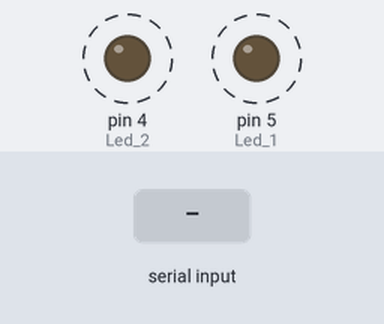
Recording of a sketch running on a simulated Arduino Uno, built with avr-gcc and run on an emulated ATmega328P. On the bench: output pins drawn as LEDs (lit = HIGH). Dashed ring = blinking. The inputs (shaded band) are chosen by the test bench.

Above: at 1.06 s.
1.3 s: "F90\n" received over the second serial link
At 1.63 s:
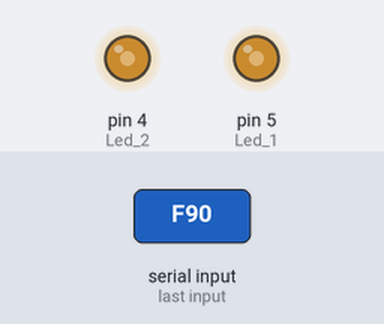
Timing chart, 0 to 10.3 s (numbered marks = the images above; inputs shaded):
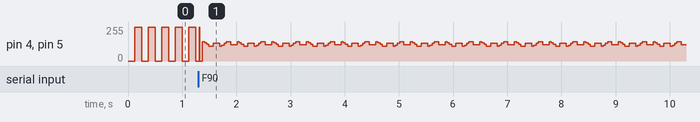

The sketch:

Bluetooth_ESP32.ino
```cpp
#include <SoftwareSerial.h>

// Configuración del módulo Bluetooth y pines de los LEDs
SoftwareSerial BT(0, 1); // GPIO 3 RX, GPIO 1 TX para ESP8266.
byte Led_1 = 5; // D1
byte Led_2 = 4; // D2

// Variables para el control de la señal Bluetooth y temporización
String dataBluetooth = "";
unsigned long previousMillis = 0;
int interval = 125; // Intervalo por defecto para el parpadeo
int amplitude = 255; // Amplitud por defecto (máxima)
String sequence = "23"; // Secuencia cíclica inicial
int currentIndex = 0; // Índice para la secuencia

void setup() {
    Serial.begin(9600);
    BT.begin(9600);
    pinMode(Led_1, OUTPUT);
    pinMode(Led_2, OUTPUT);
}

void loop() {
    // Procesar datos recibidos por Bluetooth
    while (BT.available()) {
        char c = BT.read();
        dataBluetooth += c; // Construye la cadena de datos
        if (c == '\n') { // Fin de línea indica el final de un mensaje
            processCommand(dataBluetooth);
            dataBluetooth = ""; // Reiniciar la cadena de datos después del procesamiento
        }
    }
    // Aplicar la secuencia LED inmediatamente si es necesario
    if (millis() - previousMillis >= interval) {
        previousMillis = millis();
        applyLEDSequence();
    }
}

void processCommand(String command) {
    char commandType = command.charAt(0);
    String commandValue = command.substring(1);

    switch(commandType) {
        case 'F': // Comando para cambiar frecuencia
            int freqValue = commandValue.toInt();
            interval = (freqValue == 0) ? 0 : 1000 / freqValue;
            break;
        case 'A': // Comando para cambiar amplitud
            amplitude = map(commandValue.toInt(), 0, 100, 0, 255);
            break;
        case 'S': // Comando para cambiar secuencia
            sequence = commandValue;
            currentIndex = 0;
            break;
    }
    applyLEDSequence(); // Aplica los cambios inmediatamente
}

void applyLEDSequence() {
    if (interval == 0) {
        digitalWrite(Led_1, LOW);
        digitalWrite(Led_2, LOW);
    } else {
        char currentStep = sequence[currentIndex % sequence.length()];
        currentIndex++;

        switch (currentStep) {
            case '0': // prendido 1
                analogWrite(Led_1, amplitude);
                analogWrite(Led_2, 0);
                break;
            case '1': // prendido 2
                analogWrite(Led_1, 0);
                analogWrite(Led_2, amplitude);
                break;
            case '2': // prendidos ambos
                analogWrite(Led_1, amplitude);
                analogWrite(Led_2, amplitude);
                break;
            case '3': // apagados ambos
                analogWrite(Led_1, 0);
                analogWrite(Led_2, 0);
                break;
        }
    }
}
```
